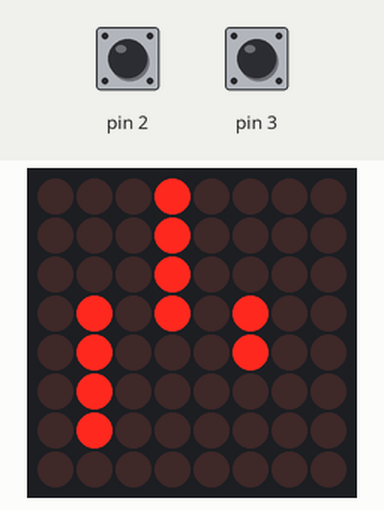
This sketch was run on a simulated Arduino Uno, built with avr-gcc and run on an emulated ATmega328P. Parts: 8×8 LED matrix. Wiring (inferred from the names in the program): DS3231 clock at I2C address 0x68. The test bench sets the inputs (shaded band); at power-on: pin 2 HIGH, pin 3 HIGH. The local clock reads 2024-03-15 10:24:30 at power-on unless the sketch sets it.

Above: at 0.2 s.
1.3 s: pin 2 pulled LOW for 0.15 s
At 4.3 s:
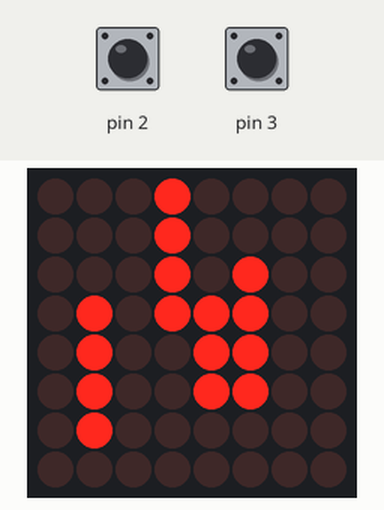
4.4 s: pin 3 pulled LOW for 3.2 s
At 8.1 s:
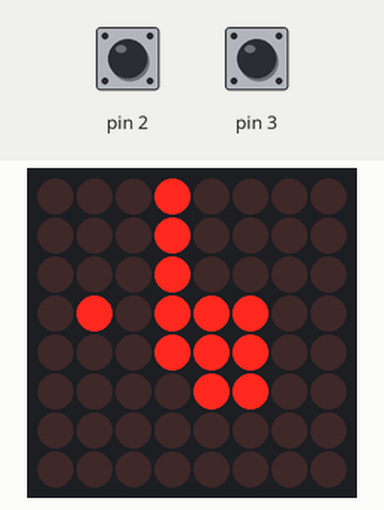
10.6 s: pin 3 pulled LOW for 0.15 s
At 13.6 s:
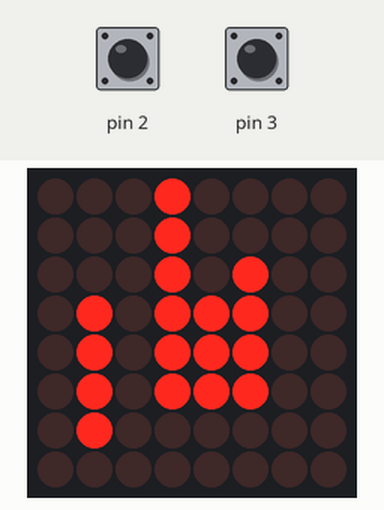
13.7 s: pin 2 pulled LOW for 1 s
At 15.9 s:
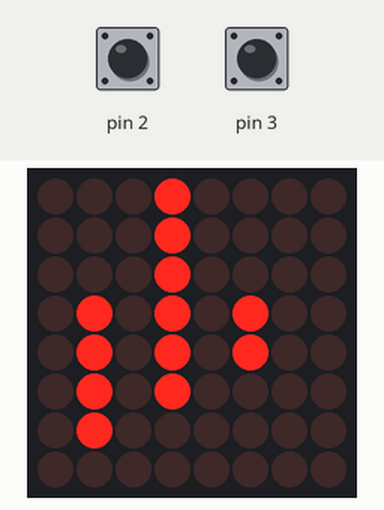
17.7 s: pin 3 pulled LOW for 1 s
At 20.0 s:
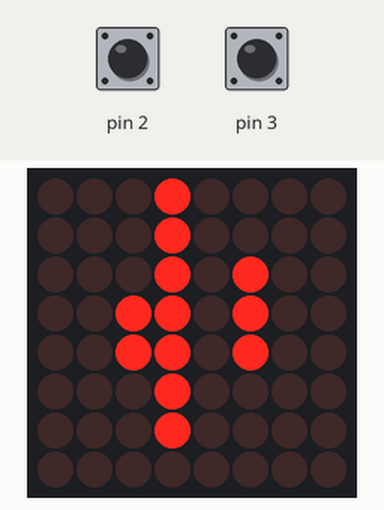
21.7 s: pin 2 pulled LOW for 0.15 s
At 22.8 s:
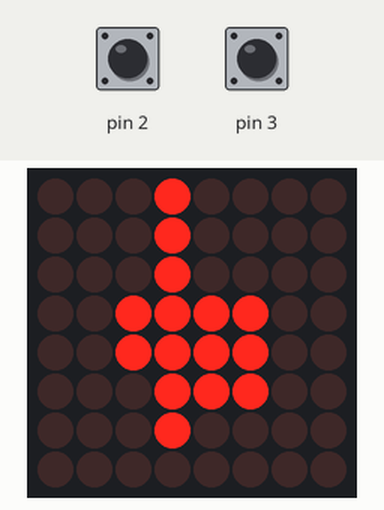
Timing chart, 0 to 24.7 s (numbered marks = the images above; inputs shaded):
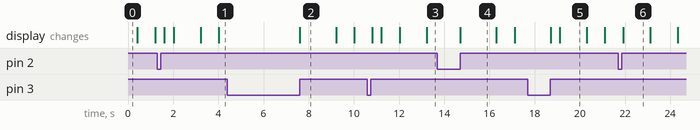

The sketch:

Berlin_Uhr_LED.ino
```cpp
/*****************************************************************************
* Berlin-Uhr                                                                 *
* Version 1.0 Stand Januar 2016                                              *
*Uhrzeit ermiteln und auf einer Reihe von LED in Form der Berlin-Uhr         *
* darstellen                                                                 *
*Die Uhrzeit wird über einen RTC-Baustein DS3231 ermittelt. Mit 2 Tastern    *
*können die Stunden und Minuten gestellt werden. Immer nach vorne und ggf.   *
*im Kreis. Die Taster werden über die 2 vom Arduino Uno beireitgestellten    *
*Interrupts abgefangen. Für die Kommunikation mit dem RTC-Baustein wird das  *
*I2C-Protokoll verwendet. Die LED werden mit einem MAX7219 über eine Bibli-  *
*othek angesteuert.                                                          *
*Die Sekungen werden über eine im 2-Sekundentakt blinkende LED dargestellt.  *
*Die Datumsinformationen werden nicht benötigt.                              *
*                                                                            *
*****************************************************************************/
#include "Wire.h"
#include "LedControl.h"
// 2 Basiswerte zum Entprellen der Stelltaster
volatile unsigned long alteZeit = 0,
                       entprell = 20;
// Globale Felder für die Zeitspeicherung
int GvStd, GvMin, GvSek, GvwTag, GvTag, GvMonat, GvJahr;
int Gv5StdAnz, Gv1StdAnz, GvStartMin, GvStartStd;
int Gv5MinAnz, Gv1MinAnz;
boolean GvChangeTimeSw = false;
// Zuordnen der Arduino Pins für MX7219
#define DInPin 12
#define ClkPin 11
#define LodPin 10
//Adresse des DS3231 setzen
#define DS3231_I2C_ADDRESS 0x68
//Erzeugen des Led Objektes mit Namen gr_lc
LedControl gr_lc=LedControl(DInPin,ClkPin,LodPin,1);
/*---------------------------------------------------------------------*/
void setup() {
// Aktionen für den DS3231
// DS3231 Startzeit setzen eine fiktive Zeit irgendwo muss
// man anfangen. Das Datum spielt keine Rolle im Sketch
// Sekunden, Minuten, Stunden, Wochentag,
// Tag, Monat, Jahr (spielen keine Rolle
  Wire.begin();
  GvStartMin = 00;

// Aktionen für den MAX7219
// Powersave Mode Abschalten
  gr_lc.shutdown(0,false);
// Mittlere Helligkeit einstellen (0 - 15)
  gr_lc.setIntensity(0,12);
// Alles abschalten
  gr_lc.clearDisplay(0);

//Einstellungen für die Taster zum Stellen der Uhrzeit
pinMode(2, INPUT);
pinMode(3, INPUT);
// Einschalten der internen Pullups
digitalWrite(2, HIGH);
digitalWrite(3, HIGH);
//Interrupts Registrieren
attachInterrupt(0, StundenHoch, LOW);
attachInterrupt(1, MinutenHoch, LOW);

}

void loop() {
// Zeitwerte lesen
    ZeitLesen();
// Bei ungerade Sekunden die Sekundenleuchte Aus bei geraden einschalten
  if (GvSek%2 == 0) {
    gr_lc.setLed(0,2,5,true);
  } else {
    gr_lc.setLed(0,2,5,false);
  }
// Eine neue Anzeige nur wenn die Minuten wechseln
// oder die Stunden wechseln (passiert beim Stellen der Uhr)
  if ((GvMin != GvStartMin) ||
      (GvStd != GvStartStd)) {
    GvStartMin = GvMin;
    GvStartStd = GvStd;
// Alles abschalten
    gr_lc.clearDisplay(0);
// Und die richtigen LED einschalten
    setLEDStd(); //Einschalten der StundenLED (Zeilen 4 und 5)
    setLEDMin(); //Einschalten der MinutenLED (Zeile 1 bis 3)
  }
// Ein klein wenig bremsen ich muss nicht zu oft lesen
  delay(400);
}

/*
 H I L F S F U N K T I O N E N
*/
/*
Die Stundenanzeige belegt die Zeilen 4 und 5 von unten nach oben
Zeile 4 belegt die Einzelstunden 1 - 4
Zeile 5 belegt die 5-Stunden 5 - 20
*/
void setLEDStd() {
  int idx;

  Gv5StdAnz = GvStd / 5;
  Gv1StdAnz = GvStd % 5;
  for (idx = 3; idx < (Gv1StdAnz + 3); idx++) {
    gr_lc.setLed(0,idx,4,true);
  }
  for (idx = 3; idx < (Gv5StdAnz + 3); idx++) {
    gr_lc.setLed(0,idx,5,true);
  }
}

/*
Die Minutenanzeige belegt die Zeilen 1, 2 und 3 von unten nach oben
Zeile 1 hat die Punkte 1,1 - 4,1 mit den Einzelminuten
Zeile 2 hat die Punkte 0,2 - 6,2 mit den 5-Minuten 5 - 35
Zeile 3 hat die Punkte 1,3 - 4,3 mit den 5-Minuten 40 - 55
*/
void setLEDMin() {
  int idx;
  int Lv5MinAnzA, Lv5MinAnzB;

  Gv5MinAnz = GvMin / 5;
// Aufteilen auf die beiden getrennten Zeilen
  if (Gv5MinAnz > 7) {
    Lv5MinAnzA = 7;
    Lv5MinAnzB = Gv5MinAnz - 7;
  } else {
    Lv5MinAnzA = Gv5MinAnz;
    Lv5MinAnzB = 0;
  }
  Gv1MinAnz = GvMin % 5;
// Setzen der Zeile 1
  for (idx = 3; idx < (Gv1MinAnz + 3); idx++) {
    gr_lc.setLed(0,idx,1,true);
  }
// Setzen der Zeile 3 das ist der linke Teil der 5Minuten LED
  for (idx = 0; idx < Lv5MinAnzA; idx++) {
    gr_lc.setLed(0,idx,3,true);
  }

// Setzen der Zeile 2 das ist der rechte Teil der 5Minuten LED
  for (idx = 3; idx < (Lv5MinAnzB + 3); idx++) {
    gr_lc.setLed(0,idx,2,true);
  }
}

// Zeit lesen und in Integervariablen umsetzen
void ZeitLesen() {
  byte second, minute, hour, dayOfWeek,
       dayOfMonth, month, year;
// Sollte ein Interrupt ausgelesen worden sein, dann erst
// die Zeit auf der RTC korrigieren und dann lesen
  if (GvChangeTimeSw) {
    setDS3231time(GvSek,
                  GvMin,
                  GvStd,
                  GvwTag,
                  GvTag,
                  GvMonat,
                  GvJahr);
    GvChangeTimeSw = false;
  }

  readDS3231time(&second, &minute, &hour, &dayOfWeek,
                 &dayOfMonth, &month,&year);

  GvSek   = second;
  GvMin   = minute;
  GvStd   = hour;
  GvwTag  = dayOfWeek;
  GvTag   = dayOfMonth;
  GvMonat = month;
  GvJahr  = year;
}

// Hilfsfunktionen f. DS3231
// Datum Uhrzeit setzen
void setDS3231time(byte second, byte minute, byte hour, byte dayOfWeek, byte
dayOfMonth, byte month, byte year)
{
// sets time and date data to DS3231
  Wire.beginTransmission(DS3231_I2C_ADDRESS);
  Wire.write(0); // set next input to start at the seconds register
  Wire.write(decToBcd(second)); // set seconds
  Wire.write(decToBcd(minute)); // set minutes
  Wire.write(decToBcd(hour)); // set hours
  Wire.write(decToBcd(dayOfWeek)); // set day of week (1=Sunday, 7=Saturday)
  Wire.write(decToBcd(dayOfMonth)); // set date (1 to 31)
  Wire.write(decToBcd(month)); // set month
  Wire.write(decToBcd(year)); // set year (0 to 99)
  Wire.endTransmission();
}
void readDS3231time(byte *second,
                    byte *minute,
                    byte *hour,
                    byte *dayOfWeek,
                    byte *dayOfMonth,
                    byte *month,
                    byte *year)
{
  Wire.beginTransmission(DS3231_I2C_ADDRESS);
  Wire.write(0); // set DS3231 register pointer to 00h
  Wire.endTransmission();
  Wire.requestFrom(DS3231_I2C_ADDRESS, 7);
  // request seven bytes of data from DS3231 starting from register 00h
  *second = bcdToDec(Wire.read() & 0x7f);
  *minute = bcdToDec(Wire.read());
  *hour = bcdToDec(Wire.read() & 0x3f);
  *dayOfWeek = bcdToDec(Wire.read());
  *dayOfMonth = bcdToDec(Wire.read());
  *month = bcdToDec(Wire.read());
  *year = bcdToDec(Wire.read());
}

//Auffangroutine für den Interrupt 0 Stunden
void StundenHoch() {
  if ((millis() - alteZeit) > entprell) {
    GvStd++;
    if (GvStd > 23) {
      GvStd = 0;
    }
    alteZeit = millis();
    GvChangeTimeSw = true;
  }
}

//Auffangroutine für den Interrupt 1 Minuten
void MinutenHoch() {
  if ((millis() - alteZeit) > entprell) {
    GvMin++;
    if (GvMin > 59) {
      GvMin = 0;
    }
    alteZeit = millis();
    GvChangeTimeSw = true;
  }
}


// Convert normal decimal numbers to binary coded decimal
byte decToBcd(byte val)
{
  return( (val/10*16) + (val%10) );
}
// Convert binary coded decimal to normal decimal numbers
byte bcdToDec(byte val)
{
  return( (val/16*10) + (val%16) );
}
```

Measured:
- after the input at 1.3 s, the display: first changes after 0.31 s (image 1 shows a later state)
- after the input at 4.4 s, the display: changes after 3.2 s (image 2)
- after the input at 10.6 s, the display: first changes after 0.22 s (image 3 shows a later state)
- after the input at 13.7 s, the display: changes after 1.0 s (image 4)
- after the input at 17.7 s, the display: first changes after 1.0 s (image 5 shows a later state)
- after the input at 21.7 s, the display: changes after 0.22 s (image 6)
- what the display in image 2 shows lasts 1.6 s, from 7.6 s to 9.2 s
